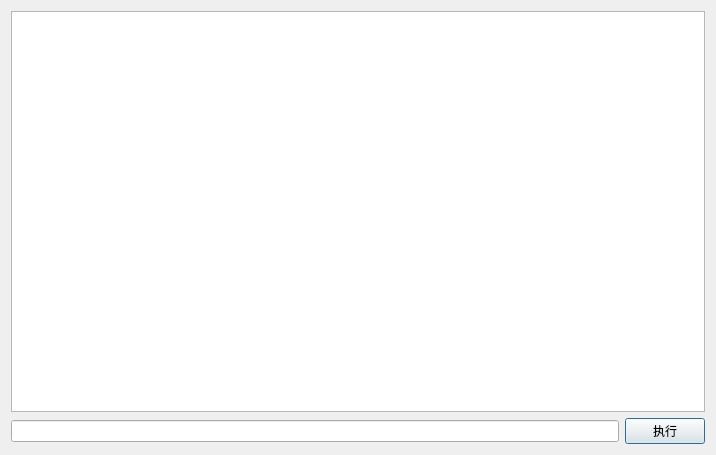
<?xml version="1.0" encoding="UTF-8"?>
<ui version="4.0">
 <class>CmdDialog</class>
 <widget class="QDialog" name="CmdDialog">
  <property name="geometry">
   <rect>
    <x>0</x>
    <y>0</y>
    <width>716</width>
    <height>455</height>
   </rect>
  </property>
  <property name="windowTitle">
   <string>Dialog</string>
  </property>
  <layout class="QGridLayout" name="gridLayout">
   <item row="0" column="0">
    <layout class="QVBoxLayout" name="verticalLayout">
     <item>
      <widget class="QTextEdit" name="textEdit_context">
       <property name="readOnly">
        <bool>true</bool>
       </property>
      </widget>
     </item>
     <item>
      <layout class="QHBoxLayout" name="horizontalLayout">
       <item>
        <widget class="QLineEdit" name="lineEdit_command"/>
       </item>
       <item>
        <widget class="QPushButton" name="pushButton_execute">
         <property name="text">
          <string>执行</string>
         </property>
        </widget>
       </item>
      </layout>
     </item>
    </layout>
   </item>
  </layout>
 </widget>
 <resources/>
 <connections/>
</ui>
